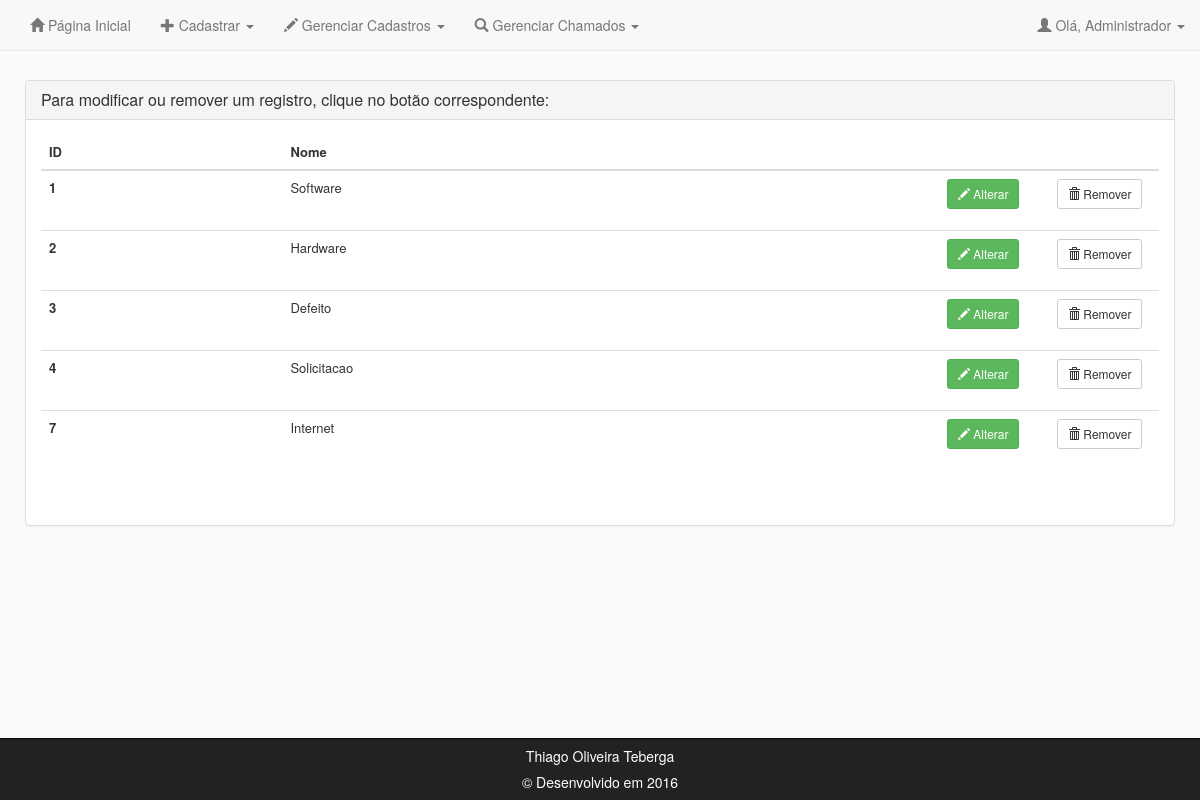
Screenshot of /ger_categoria.php (signed in) with the database file from the repository.
### tables this page shows
CREATE TABLE `categoria` (
  `CAT_ID` int(6) NOT NULL,
  `CAT_NOME` varchar(30) NOT NULL
);

### ger_categoria.php (the view, shortened to what this page needs)
<div class="tudo">
<div class="topo">
<?php include_once('header_adm.php'); ?>
</div>
<div class="conteudo">
<div class="container theme-showcase" role="main">
<div class="panel panel-default">
    <div class="panel-heading">
      <h3 class="panel-title">Para modificar ou remover um registro, clique no botão correspondente:</h3>
    </div>
    <div class="panel-body">
<div class="table-responsive">
<table class="table table-hover" id="datatable">
  <thead>
    <tr>
      <th>ID</th>
      <th>Nome</th>
      <th></th>
      <th></th>
    </tr>
  </thead>
  <tbody>
    <?php
      include_once ('chamado.php');
$busca=$pdo->prepare("SELECT CAT_ID, CAT_NOME
                      FROM CATEGORIA
                      ORDER BY 1");
$busca->execute();
    while ($obj=$busca->fetch(PDO::FETCH_OBJ)){
      $id = $obj->CAT_ID;
      $nome = $obj->CAT_NOME;
      echo("<tr>
          <th scope='row'>$id</th>
          <td>$nome</td>
          <td class='last-td' style='width: 110px'>
            <form method='POST' action='alt_categoria.php'>
              <input type='hidden' name='alterar' value='$id'>
              <button type='submit' class='btn btn-success btn-sm'><span class='glyphicon glyphicon-pencil' aria-hidden='true'></span> Alterar</button>
            </form>
          </td>
          <td class='last-td' style='width: 110px'>
            <form method='POST' action='exc_categoria.php'>
              <input type='hidden' name='excluir' value='$id'>
              <button type='submit' class='btn btn-default btn-sm'><span class='glyphicon glyphicon-trash' aria-hidden='true'></span> Remover</button>
            </form>
          </td>
        </tr>");
    }
    ?>
  </tbody>
 </table>
 </div>
 <br>
</div>
</div>
</div>
</div>
<div class="rodape">
<?php include_once('footer.php'); ?>
</div>
</div>

### css/style.css (style rules this page uses)
html { height: 100%; min-width: 700px; }
body { height: 100%; min-width: 700px; }
.tudo { min-height: 100%; position: relative; }
.topo { padding: 10px; }
.conteudo { padding: 10px; padding-bottom: 60px; }
.rodape { position: absolute; bottom: 0; width: 100%; height: 60px; }
#datatable, .table .table-hover .table-consulta { font-size: small; }
.container { width: auto; }
@media (min-width: 1200px) { .container { width: auto; } }
@media (min-width: 992px) { .container { width: auto; } }
@media (min-width: 768px) { .container { width: auto; } }

### css/customizado.css (style rules this page uses)
body { padding-top: 40px; padding-bottom: 40px; background-color: #fafafa; }
.container { margin-top: 10px; }

### rows the page displays
categoria: CAT_ID "1", CAT_NOME "Software"
categoria: CAT_ID "2", CAT_NOME "Hardware"
categoria: CAT_ID "3", CAT_NOME "Defeito"
categoria: CAT_ID "4", CAT_NOME "Solicitacao"
categoria: CAT_ID "7", CAT_NOME "Internet"

### other values shown
$_SESSION["nome"] "Administrador"
